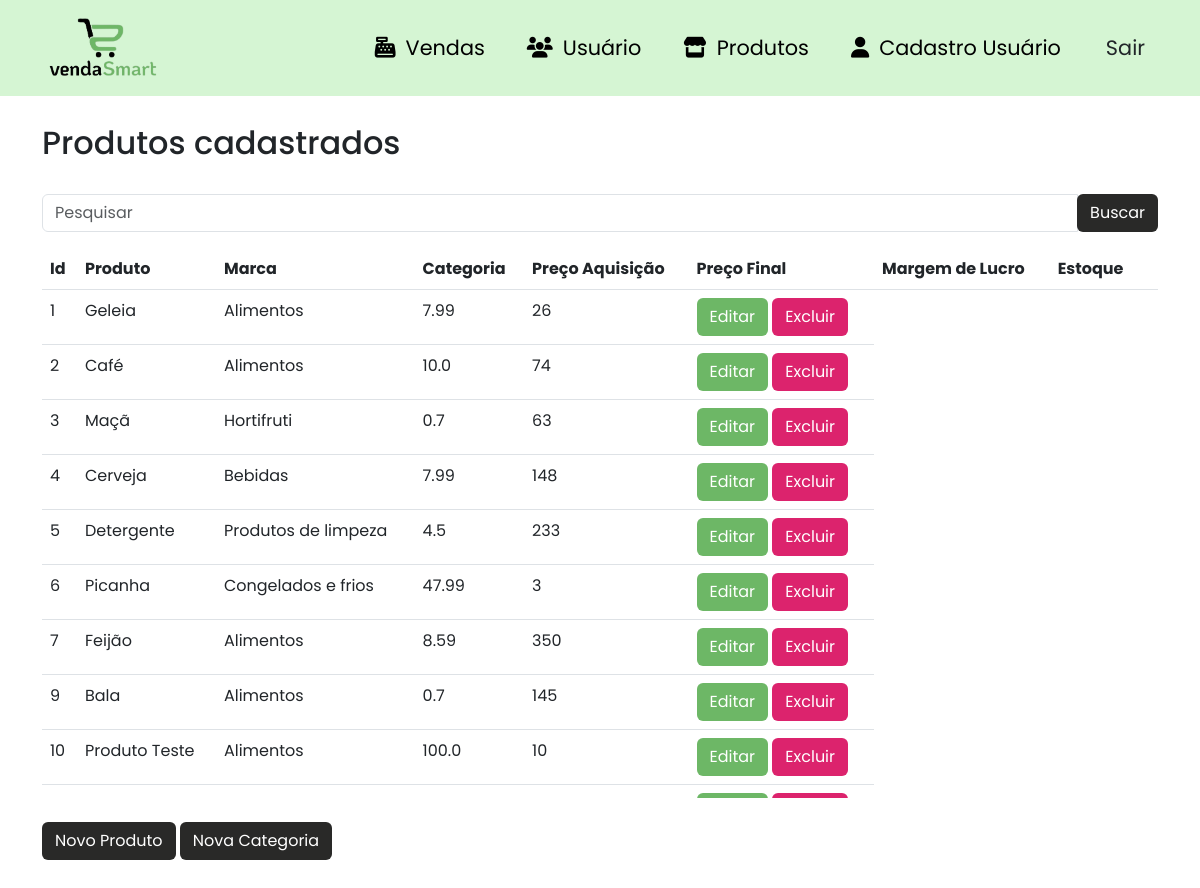
Before: /produtos (signed in) with the older database file.
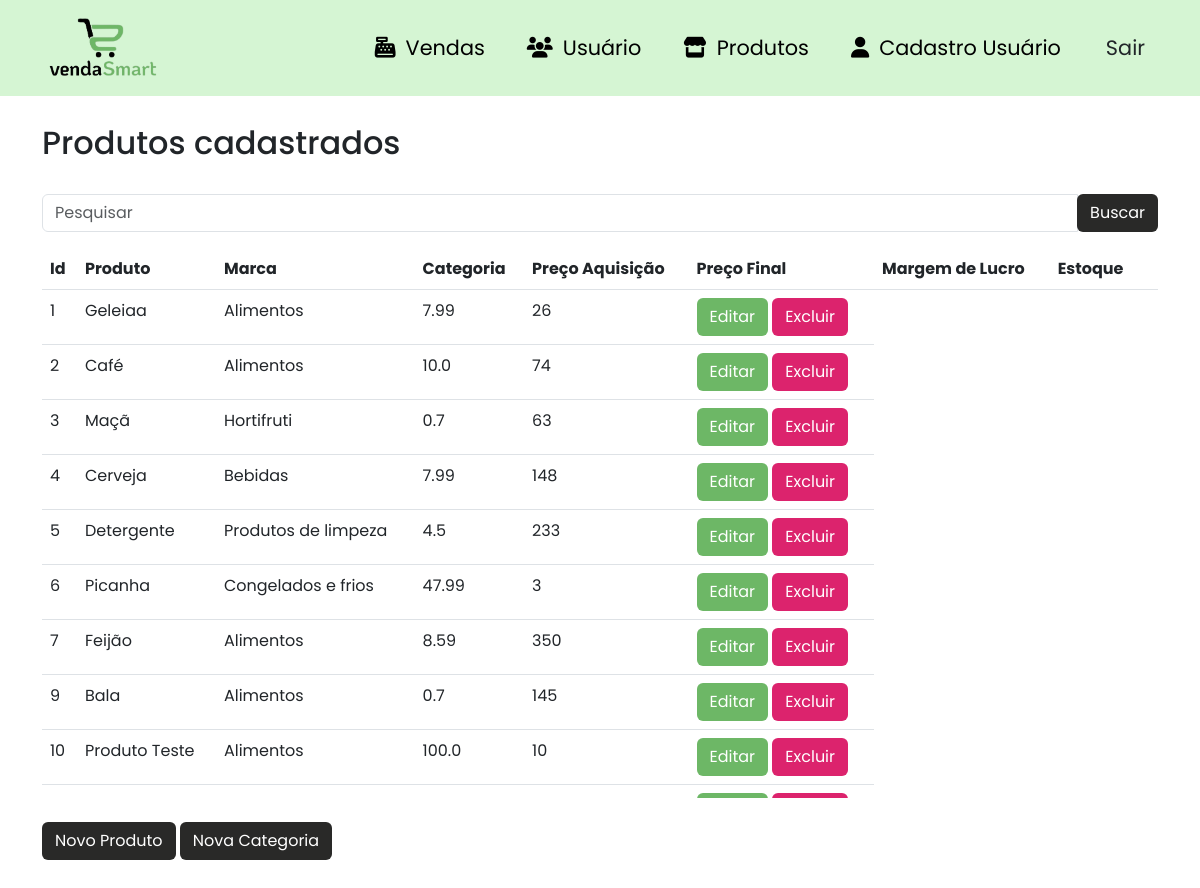
After: the same page with the newer database file.
### site_atividade/models/__init__.py (models this page shows)
class Produtos(database.Model):
    id_produtos = database.Column(database.Integer, primary_key=True)
    produto = database.Column(database.String, nullable=False)
    preco = database.Column(database.Float, nullable=False)
    estoque = database.Column(database.Integer, nullable=False)
    categoria_fk = database.Column(database.Integer, database.ForeignKey('categoria.id_categoria'), nullable=False)
    venda = database.relationship('Venda', backref='produto')

class Categoria(database.Model):
    id_categoria = database.Column(database.Integer, primary_key=True)
    categoria = database.Column(database.String, nullable=False)
    produtos = database.relationship('Produtos', backref='categoria', lazy=True)

### site_atividade/routers/__init__.py (the view)
@app.route("/produtos")
@login_required
def produtos():
    search_term = request.args.get('search')
    if search_term:
        produtos = Produtos.query.filter(Produtos.produto.ilike(f'%{search_term}%')).all()
    else:
        produtos = Produtos.query.all()
    categorias = Categoria.query.all()  # Obter todas as categorias
    return render_template('lista_produto.html', produtos=produtos, categorias=categorias)

### site_atividade/models/__init__.py (called while the page is built)
@login_manager.user_loader
def load_usuario(id_usuario):
    return Usuario.query.get(int(id_usuario))

### site_atividade/templates/lista_produto.html (shortened to what this page needs)
{% extends 'base.html' %}
{% block body %}
        <div class="container theme-showcase" role="main">
            <br>
            <div class="page-header">
                <h2 class="box-title col-md-12">Produtos cadastrados</h2>
            </div>
            <br>
            <div class="search-box">
                <form action="{{ url_for('produtos') }}" method="GET">
                    <div class="input-group">
                        <input type="text" class="form-control" placeholder="Pesquisar" id="search-input" name="search">
                        <span class="input-group-btn">
                            <button class="btn btn-color3" type="submit">Buscar</button>
                        </span>
                    </div>
                </form>
            </div>
            <div class="list-product">
                <table class="table table-hover scrollable-table">
                    <thead>
                        <tr>
                            <th>Id</th>
                            <th>Produto</th>
                            <th>Marca</th>
                            <th>Categoria</th>
                            <th>Preço Aquisição</th>
                            <th>Preço Final</th>
                            <th>Margem de Lucro</th>
                            <th>Estoque</th>
                            <th> </th>
                        </tr>
                    </thead>
                    <tbody>
                    {% for produto in produtos %}
                        <tr data-href="#">
                           </td> <td> {{ produto.id_produtos }} </td>
                            <td>{{ produto.produto }}</td>
                            <td>{{ produto.categoria.categoria }}</td>
                            <td>{{ produto.preco }}</td>
                            <td>{{ produto.estoque }}</td>
                            <td>
                                <a class="btn btn-color1 text-white" data-toggle="modal" data-target="#editProdutoModal{{ produto.id_produtos }}">Editar</a>
                                <a class="btn btn-color2 text-white" data-toggle="modal" data-target="#deleteProdutoModal{{ produto.id_produtos }}">Excluir</a>
                            </td>
                        </tr>
                    {% endfor %}
                    </tbody>
                </table>
            </div>
            <br>
            <div class="pull-right">
                <button type="button" class="btn btn-color3" data-toggle="modal" data-target="#addProdutoModal">
                    Novo Produto
                </button>
                <button type="button" class="btn btn-color3" data-toggle="modal" data-target="#addCategoriaModal">
                    Nova Categoria
                </button>
            </div>
{% endblock %}

### site_atividade/templates/base.html (shortened to what this page needs)
<html lang="pt-BR">
    <head>
        <link href="https://cdn.jsdelivr.net/npm/bootstrap@5.3.0-alpha3/dist/css/bootstrap.min.css" rel="stylesheet">
        <link rel="stylesheet" href="{{ url_for('static', filename='css/product.css') }}">
        <link rel="stylesheet" href="{{ url_for('static', filename='css/navbar.css') }}">
        <link rel="stylesheet" href="{{ url_for('static', filename='css/style.css') }}">
        <link rel="stylesheet" href="https://cdnjs.cloudflare.com/ajax/libs/font-awesome/6.4.0/css/all.min.css"/>
        <link rel="stylesheet" href="https://cdn.jsdelivr.net/npm/bootstrap-icons@1.10.5/font/bootstrap-icons.css">
    </head>
    <body>
        {% include 'navbar.html' %}
        {% block body %}
        {% endblock %}
    </body>
</html>

### site_atividade/templates/navbar.html (shortened to what this page needs)
<nav class="navbar navbar-expand-lg fixed-top navbar-light">
  <div class="container">
    <a class="navbar-brand" href="#"
      ><img
        id="MDB-logo"
        src="static/image/logo-body7.png"
        alt="vendasSmart"
        draggable="false"
        height="70"
    /></a>
    <div class="collapse navbar-collapse nav-transition" id="navbarSupportedContent">
      <ul class="navbar-nav ms-auto align-items-center">
        {% if current_user.is_authenticated %}
        <li class="nav-item">
          <a class="nav-link mx-2" href="{{ url_for('vendas') }}"><i class="fa-solid fa-cash-register style="color: #000000;"></i>Vendas</a>
        </li>
        <li class="nav-item">
          <a class="nav-link mx-2" href="{{ url_for('usuarios') }}"><i class="fa-solid fa-users" style="color: #000000;"></i>Usuário</a>
        </li>
        <li class="nav-item">
          <a class="nav-link mx-2" href="{{ url_for('produtos') }}"><i class="fa-solid fa-store" style="color: #000000;"></i>Produtos</a>
        </li>
        <li class="nav-item">
          <a class="nav-link mx-2" href="{{ url_for('cadastro_usuario') }}"><i class="fa-solid fa-user" style="color: #000000;"></i>Cadastro Usuário</a>
        </li>
        <li class="nav-item ms-3">
            <a class="btn btn-black btn-rounded" href="{{ url_for('logout') }}">Sair</a>
          </li>
        {% else %}
        <li class="nav-item">
          <a class="nav-link mx-2" href="{{ url_for('login') }}"><i class="fas fa-heart pe-2"></i>Login</a>
        </li>
        {% endif %}
      </ul>
    </div>
  </div>
</nav>

### site_atividade/static/css/product.css (style rules this page uses)
.list-product { max-height: 550px; overflow: auto; }
.scrollable-table { overflow-y: auto; }

### site_atividade/static/css/navbar.css (style rules this page uses)
.navbar-light .navbar-nav .nav-link { color: #000; }
.navbar { background-color: #D5F5D3; }
.collapse > ul > li > a { font-size: 1.3em; }
i { padding: 10px; }

### site_atividade/static/css/style.css (style rules this page uses)
body { padding-top: 100px; font-family: 'Poppins', sans-serif; }
.btn-color1 { background-color: #6DB766; transition: .5s; }
.btn-color2 { background-color: #DC236D; transition: .5s; }
.btn-color3 { background-color: #292928; transition: .5s; color: #fff; }

Changed rows visible on the page:
changed Produtos id 1: produto "Geleia" → "Geleiaa"
